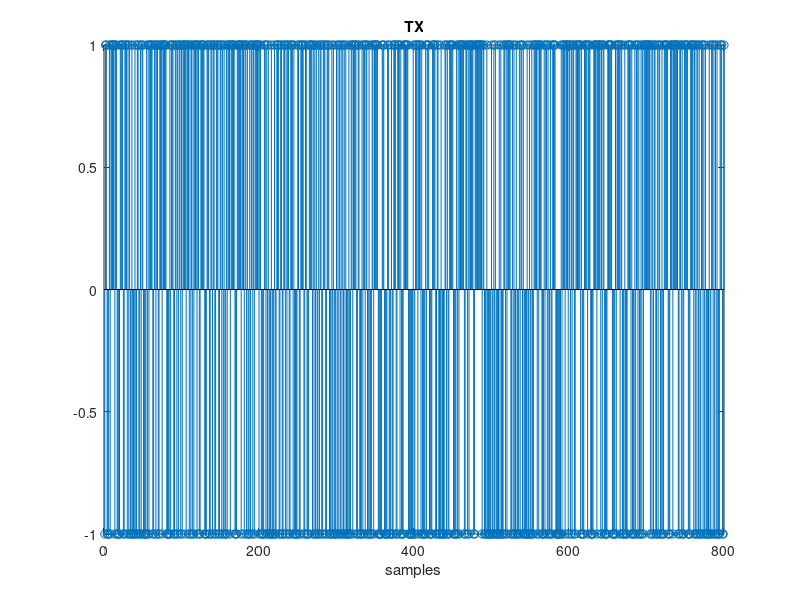
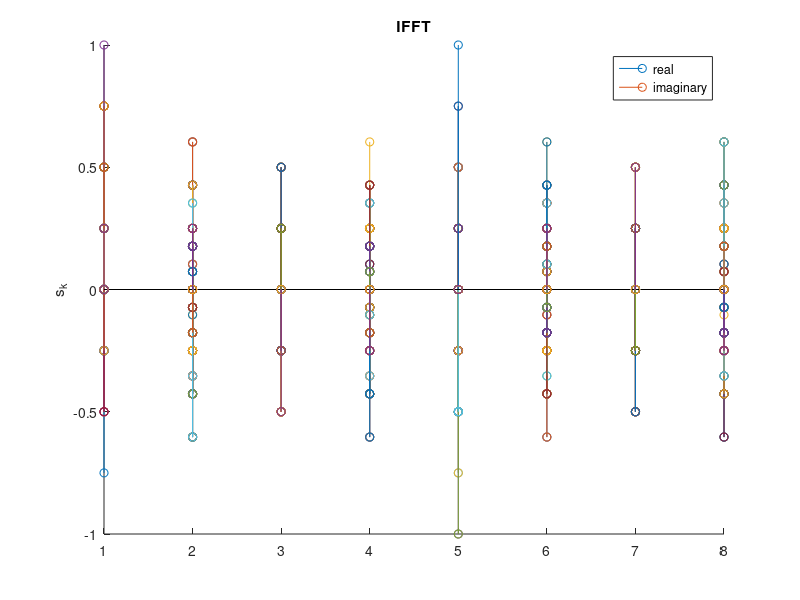
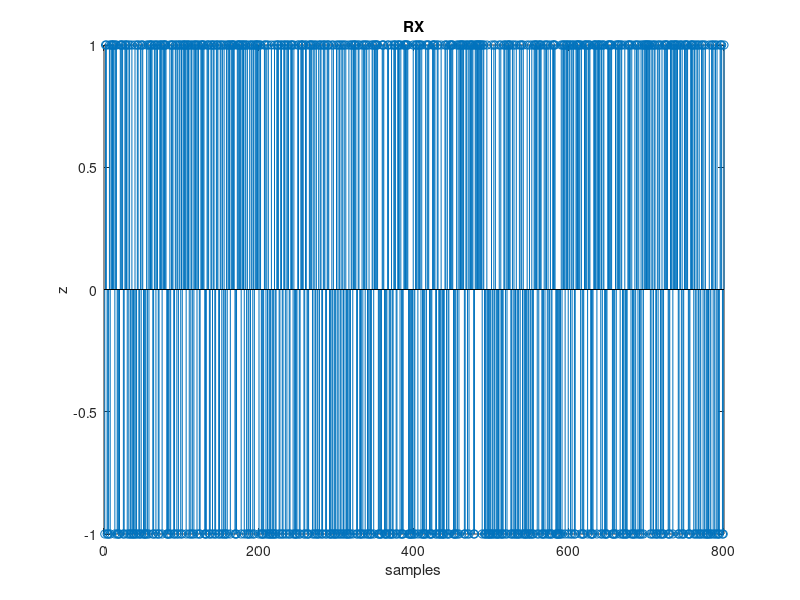

These charts were generated, in order, by the following MATLAB code:
close all;
clc; clearvars; 
disp('OFDM example')
%% User parameters
numSymbol = 800;
numSC = 8;

fc = 430;
fs = 8192;

% TODO: verificar se numSymbol for multiplo de 8

%% Time vector
timestep = 1/fs;
T = 1/fc;

frame_size = numSymbol;
tmax = frame_size * T;

t = 0:timestep:tmax-timestep;

%% TX
a = randsrc(1, numSymbol, [-1 1]);

figure()
stem(a)
title('TX')
xlabel('samples')

% serial para paralelo
a_p = reshape(a, [8 length(a)/8]);

%% TX OFDM
sk = ifft(a_p, numSC);

figure()
hold on
stem(real(sk))
stem(imag(sk))
title('IFFT')
ylabel('s_k')
legend('real', 'imaginary')

txbb = sk; % TODO
pt = @(t) sqrt(T/numSC) * sin(pi*numSC*t/T) ./ (pi*t);
% st = conv (txbb, pt, 'same');
%SRF = st.*exp(j*2*pi*f*t)

%% Channel 
% rt = st;

% figure()
% hold on
% stem(real(rt))
% stem(imag(rt))
% hold off
% title('Complex Channel')
% ylabel('r(n)')
% xlabel('samples')
% legend('real', 'imaginary')

% plot(t_rx, r)
% ylabel('r(t)')
% xlabel('time')

%% RX OFDM

% rxbb=hilbert(SRF).*exp(-j2pift);
% rxbb = rt;
% rx = conv(rxbb, pt, 'same');

rk = sk; % TODO
% y_p = sign(real(fft( rk, numSC )));
y_p = fft( rk, numSC );

size(y_p)

% paralelo para serial
y = reshape(y_p, [1 size(y_p, 1)*size(y_p, 2)]);

% slicer
z = (y >= 0) - (y < 0);

figure()
stem(z)
title('RX')
xlabel('samples')
ylabel('z')

%% RX BER
err = sum(double(a(1:length(z))) ~= z);
if (err >0 )
    error([num2str(err) ' errors'])
else
    disp('no errors')
end

